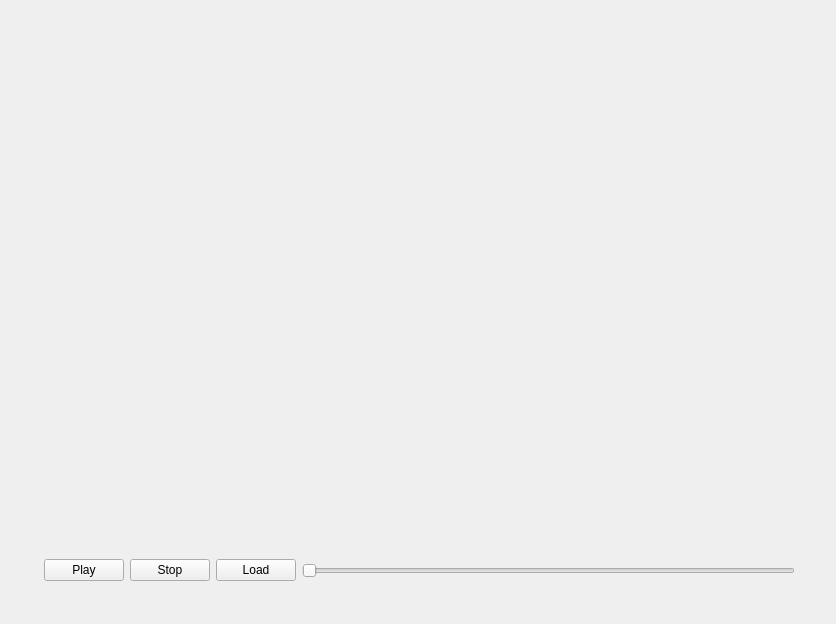
<?xml version="1.0" encoding="UTF-8"?>
<ui version="4.0">
 <class>VideoPlayer</class>
 <widget class="QWidget" name="VideoPlayer">
  <property name="geometry">
   <rect>
    <x>0</x>
    <y>0</y>
    <width>836</width>
    <height>624</height>
   </rect>
  </property>
  <property name="windowTitle">
   <string>Form</string>
  </property>
  <widget class="QWidget" name="verticalLayoutWidget">
   <property name="geometry">
    <rect>
     <x>60</x>
     <y>30</y>
     <width>721</width>
     <height>481</height>
    </rect>
   </property>
   <layout class="QVBoxLayout" name="verticalLayout"/>
  </widget>
  <widget class="QWidget" name="horizontalLayoutWidget">
   <property name="geometry">
    <rect>
     <x>44</x>
     <y>540</y>
     <width>751</width>
     <height>61</height>
    </rect>
   </property>
   <layout class="QHBoxLayout" name="horizontalLayout">
    <item>
     <widget class="QPushButton" name="BtnPlay">
      <property name="text">
       <string>Play</string>
      </property>
     </widget>
    </item>
    <item>
     <widget class="QPushButton" name="BtnStop">
      <property name="text">
       <string>Stop</string>
      </property>
     </widget>
    </item>
    <item>
     <widget class="QPushButton" name="BtnLoad">
      <property name="text">
       <string>Load</string>
      </property>
     </widget>
    </item>
    <item>
     <widget class="PlayerSlider" name="slider">
      <property name="orientation">
       <enum>Qt::Horizontal</enum>
      </property>
     </widget>
    </item>
   </layout>
  </widget>
 </widget>
 <customwidgets>
  <customwidget>
   <class>PlayerSlider</class>
   <extends>QSlider</extends>
   <header location="global">playerslider.h</header>
  </customwidget>
 </customwidgets>
 <resources/>
 <connections/>
</ui>
